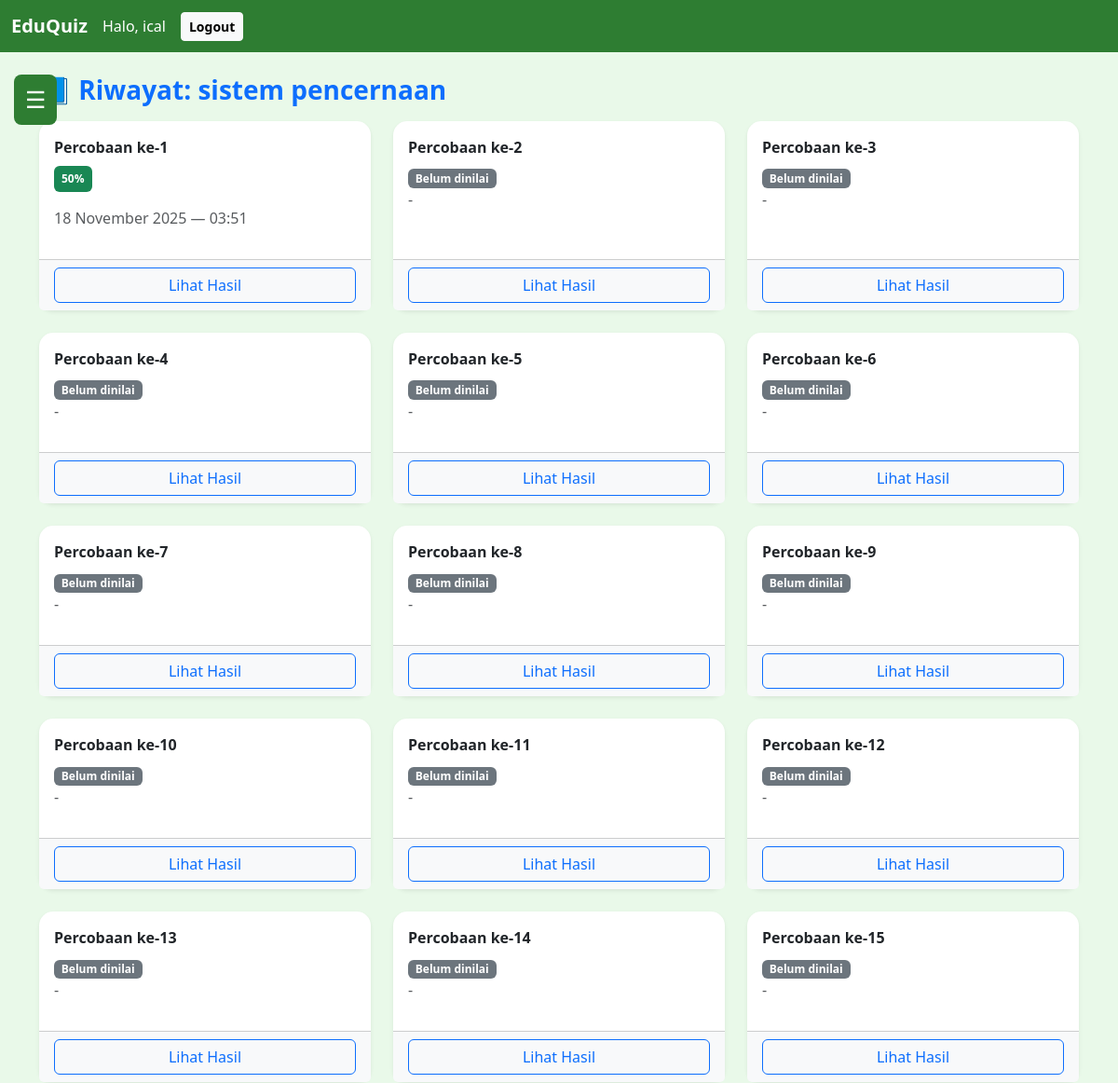
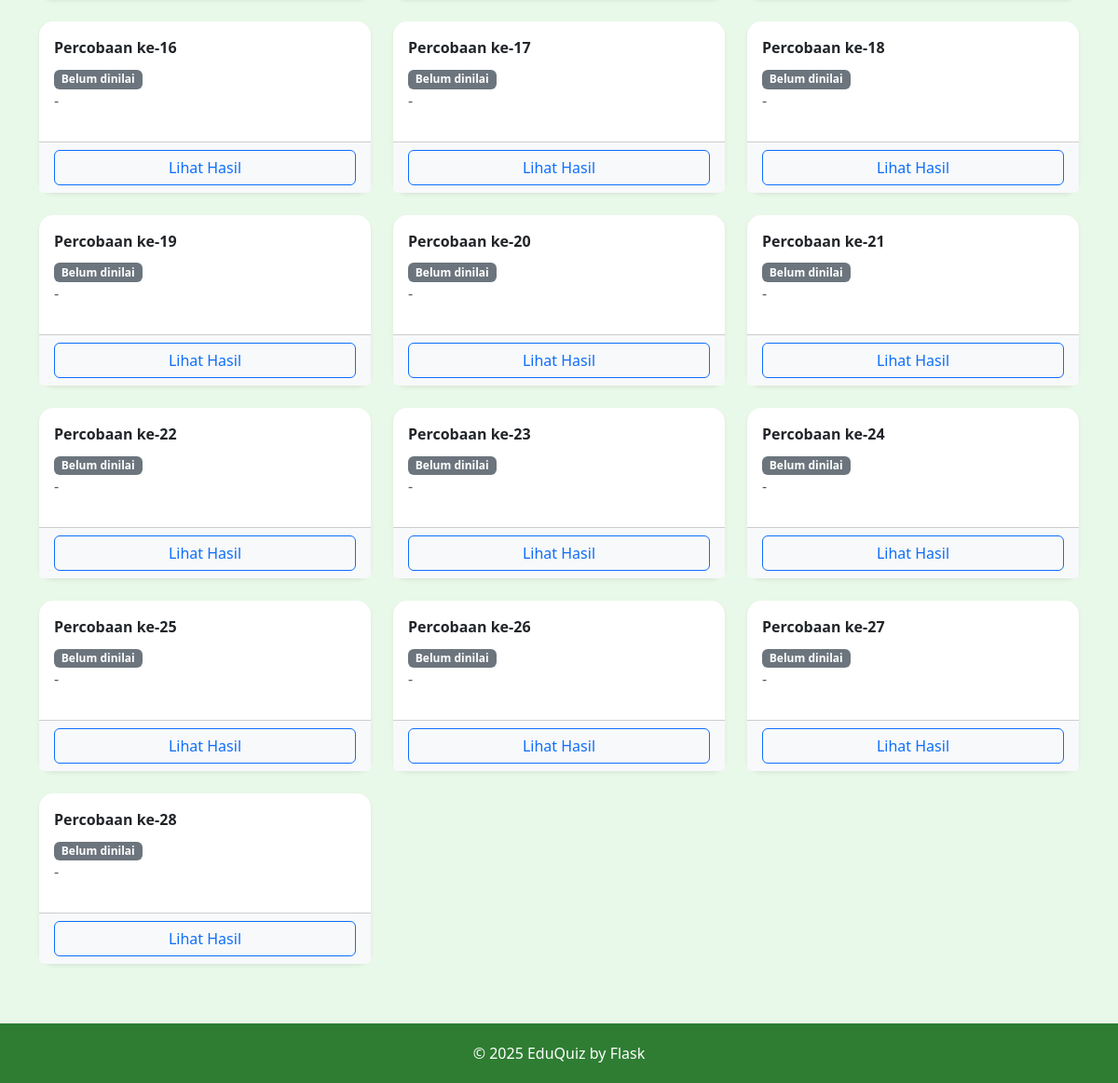
/student/history/1 (signed in), run on the app's committed database (2 pictures, top to bottom).
### models.py (models this page shows)
class User(UserMixin, db.Model):
    __tablename__ = 'user'
    id = db.Column(db.Integer, primary_key=True)
    username = db.Column(db.String(64), unique=True, nullable=False, index=True)
    email = db.Column(db.String(120), unique=True, index=True)
    password_hash = db.Column(db.String(128))
    role = db.Column(db.Enum(Role), default=Role.student)
    created_at = db.Column(db.DateTime, default=datetime.utcnow)
    materials = db.relationship('Material', backref='author', lazy=True)
    quizzes = db.relationship('Quiz', backref='creator', lazy=True)
    submissions = db.relationship('Submission', backref='user', lazy=True)

class Quiz(db.Model):
    __tablename__ = 'quiz'
    id = db.Column(db.Integer, primary_key=True)
    title = db.Column(db.String(256), nullable=False)
    description = db.Column(db.Text)
    code = db.Column(db.String(20), unique=True, nullable=False)  # KODE MASUK QUIZ
    duration = db.Column(db.Integer, default=600)  # DALAM DETIK
    published = db.Column(db.Boolean, default=False)  # ✅ fixed
    subject = db.Column(db.String(100))
    created_at = db.Column(db.DateTime, default=db.func.now())
    created_by = db.Column(db.Integer, db.ForeignKey('user.id'))
    category_id = db.Column(db.Integer, db.ForeignKey('category.id'))
    questions = db.relationship(
        "Question",
        back_populates="quiz",
        lazy=True,
        cascade="all, delete-orphan"
    )
    submissions = db.relationship(
        'Submission',
        backref='quiz',
        lazy=True,
        cascade="all, delete-orphan"
    )

class Submission(db.Model):
    __tablename__ = 'submission'
    id = db.Column(db.Integer, primary_key=True)
    user_id = db.Column(db.Integer, db.ForeignKey('user.id'))
    quiz_id = db.Column(db.Integer, db.ForeignKey('quiz.id'))
    started_at = db.Column(db.DateTime, default=datetime.utcnow)
    finished_at = db.Column(db.DateTime)
    score = db.Column(db.Float)
    answers = db.relationship('Answer', backref='submission', lazy=True, cascade="all, delete-orphan")

### app.py (the view)
    @app.route("/student/history/<int:quiz_id>")
    @login_required
    def student_quiz_history(quiz_id):
        quiz = Quiz.query.get_or_404(quiz_id)
        submissions = Submission.query.filter_by(
            user_id=current_user.id,
            quiz_id=quiz_id
        ).order_by(Submission.finished_at.desc()).all()
        return render_template(
            "student/quiz_history.html",
            quiz=quiz,
            submissions=submissions
        )

### templates/student/quiz_history.html
{% extends 'base.html' %}
{% block content %}
<h3 class="fw-bold text-primary">📘 Riwayat: {{ quiz.title }}</h3>
{% if submissions %}
<div class="row mt-3">
  {% for s in submissions %}
  <div class="col-md-4 mb-4">
    <div class="card shadow-sm border-0 h-100">
      <div class="card-body">
        <p class="mb-2 fw-bold">
          Percobaan ke-{{ loop.index }}
        </p>
        {% if s.score %}
          <p>
            <span class="badge bg-success p-2">{{ "%.0f"|format(s.score) }}%</span>
          </p>
        {% else %}
          <span class="badge bg-secondary">Belum dinilai</span>
        {% endif %}
        <p class="text-muted">
          {{ s.finished_at.strftime("%d %B %Y — %H:%M") if s.finished_at else '-' }}
        </p>
      </div>
      <div class="card-footer bg-light">
        <a href="{{ url_for('quiz_result', submission_id=s.id) }}"
          class="btn btn-outline-primary w-100">
          Lihat Hasil
        </a>
      </div>
    </div>
  </div>
  {% endfor %}
</div>
{% else %}
<div class="alert alert-info">Belum ada riwayat quiz.</div>
{% endif %}
{% endblock %}

### templates/base.html (shortened to what this page needs)
<!DOCTYPE html>
<html lang="id">
<head>
  <link href="https://cdn.jsdelivr.net/npm/bootstrap@5.3.0/dist/css/bootstrap.min.css" rel="stylesheet">
</head>
<body>
  <nav class="navbar navbar-expand-lg navbar-dark">
    <div class="container-fluid">
      <a class="navbar-brand fw-bold" href="{{ url_for('index') }}">EduQuiz</a>
      <div class="collapse navbar-collapse" id="navMenu">
        <div class="d-flex align-items-center">
          {% if current_user.is_authenticated %}
            <span class="navbar-text me-3">
              Halo, {{ current_user.username }}
            </span>
            <a href="{{ url_for('logout') }}" class="btn btn-light btn-sm fw-bold">
              Logout
            </a>
          {% else %}
            <a href="{{ url_for('login') }}" class="btn btn-light btn-sm me-2">Login</a>
            <a href="{{ url_for('register') }}" class="btn btn-success btn-sm">Register</a>
          {% endif %}
        </div>
      </div>
    </div>
  </nav>
  <button id="hamburgerBtn">☰</button>
  <div class="container mt-4">
    {% block content %}{% endblock %}
  </div>
  <footer>© 2025 EduQuiz by Flask</footer>
</body>
</html>

### templates/base.html (style rules this page uses)
body { background-color: #e9f9e9; }
.navbar { background-color: #2e7d32 !important; }
.navbar-brand, .nav-link, .navbar-text { color: #fff !important; font-weight: 500; }
.card { border-radius: 15px; box-shadow: 0 3px 8px rgba(0,0,0,0.1); }
footer { margin-top: 40px; padding: 20px; text-align: center; background-color: #2e7d32; color: white; }
#hamburgerBtn { position: fixed; top: 80px; left: 15px; z-index: 1000; background: #2e7d32; border: none; color: white; font-size: 25px; padding: 8px 12px; border-radius: 8px; }

### data on the page
User: username "ical"
Quiz: title "sistem pencernaan"
Submission: score "50", finished_at "18 November 2025 — 03:51"
Submission: shows "Belum dinilai", finished_at "-"
Submission: shows "Belum dinilai", finished_at "-"
Submission: shows "Belum dinilai", finished_at "-"
Submission: shows "Belum dinilai", finished_at "-"
Submission: shows "Belum dinilai", finished_at "-"
Submission: shows "Belum dinilai", finished_at "-"
Submission: shows "Belum dinilai", finished_at "-"
Submission: shows "Belum dinilai", finished_at "-"
Submission: shows "Belum dinilai", finished_at "-"
Submission: shows "Belum dinilai", finished_at "-"
Submission: shows "Belum dinilai", finished_at "-"
Submission: shows "Belum dinilai", finished_at "-"
Submission: shows "Belum dinilai", finished_at "-"
Submission: shows "Belum dinilai", finished_at "-"
Submission: shows "Belum dinilai", finished_at "-"
Submission: shows "Belum dinilai", finished_at "-"
Submission: shows "Belum dinilai", finished_at "-"
Submission: shows "Belum dinilai", finished_at "-"
Submission: shows "Belum dinilai", finished_at "-"
Submission: shows "Belum dinilai", finished_at "-"
Submission: shows "Belum dinilai", finished_at "-"
Submission: shows "Belum dinilai", finished_at "-"
Submission: shows "Belum dinilai", finished_at "-"
Submission: shows "Belum dinilai", finished_at "-"
Submission: shows "Belum dinilai", finished_at "-"
Submission: shows "Belum dinilai", finished_at "-"
Submission: shows "Belum dinilai", finished_at "-"
